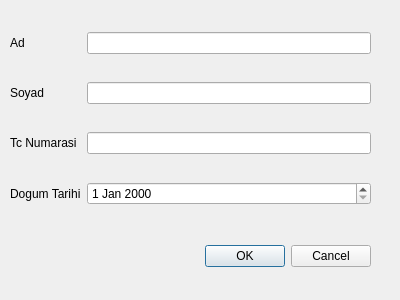
<?xml version="1.0" encoding="UTF-8"?>
<ui version="4.0">
 <class>OdemeEkrani</class>
 <widget class="QDialog" name="OdemeEkrani">
  <property name="geometry">
   <rect>
    <x>0</x>
    <y>0</y>
    <width>400</width>
    <height>300</height>
   </rect>
  </property>
  <property name="windowTitle">
   <string>Dialog</string>
  </property>
  <widget class="QDialogButtonBox" name="buttonBox">
   <property name="geometry">
    <rect>
     <x>30</x>
     <y>240</y>
     <width>341</width>
     <height>32</height>
    </rect>
   </property>
   <property name="orientation">
    <enum>Qt::Horizontal</enum>
   </property>
   <property name="standardButtons">
    <set>QDialogButtonBox::Cancel|QDialogButtonBox::Ok</set>
   </property>
  </widget>
  <widget class="QWidget" name="gridLayoutWidget">
   <property name="geometry">
    <rect>
     <x>10</x>
     <y>10</y>
     <width>361</width>
     <height>221</height>
    </rect>
   </property>
   <layout class="QGridLayout" name="gridLayout">
    <item row="2" column="0">
     <widget class="QLabel" name="label_2">
      <property name="text">
       <string>Soyad</string>
      </property>
     </widget>
    </item>
    <item row="3" column="1">
     <widget class="QLineEdit" name="tc_lineedit"/>
    </item>
    <item row="1" column="0">
     <widget class="QLabel" name="label">
      <property name="text">
       <string>Ad</string>
      </property>
     </widget>
    </item>
    <item row="1" column="1">
     <widget class="QLineEdit" name="ad_linedit"/>
    </item>
    <item row="3" column="0">
     <widget class="QLabel" name="label_3">
      <property name="text">
       <string>Tc Numarasi</string>
      </property>
     </widget>
    </item>
    <item row="2" column="1">
     <widget class="QLineEdit" name="soyad_lineedit"/>
    </item>
    <item row="4" column="0">
     <widget class="QLabel" name="label_4">
      <property name="text">
       <string>Dogum Tarihi</string>
      </property>
     </widget>
    </item>
    <item row="4" column="1">
     <widget class="QDateEdit" name="dateEdit"/>
    </item>
   </layout>
  </widget>
 </widget>
 <resources/>
 <connections>
  <connection>
   <sender>buttonBox</sender>
   <signal>accepted()</signal>
   <receiver>OdemeEkrani</receiver>
   <slot>accept()</slot>
   <hints>
    <hint type="sourcelabel">
     <x>248</x>
     <y>254</y>
    </hint>
    <hint type="destinationlabel">
     <x>157</x>
     <y>274</y>
    </hint>
   </hints>
  </connection>
  <connection>
   <sender>buttonBox</sender>
   <signal>rejected()</signal>
   <receiver>OdemeEkrani</receiver>
   <slot>reject()</slot>
   <hints>
    <hint type="sourcelabel">
     <x>316</x>
     <y>260</y>
    </hint>
    <hint type="destinationlabel">
     <x>286</x>
     <y>274</y>
    </hint>
   </hints>
  </connection>
 </connections>
</ui>
